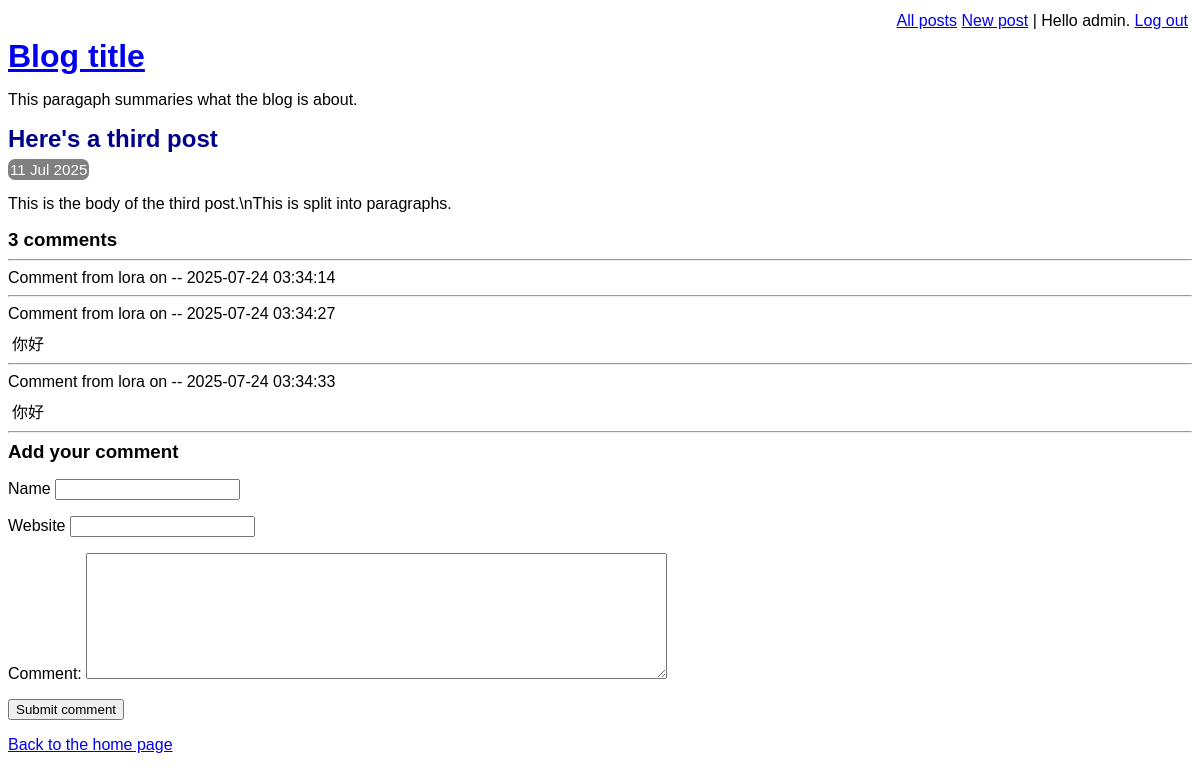
Page /view-post.php?post_id=3 (signed in) on the committed database.
### tables this page shows
CREATE TABLE post (
    id INTEGER PRIMARY KEY AUTOINCREMENT NOT NULL,
    title VARCHAR NOT NULL,
    body VARCHAR NOT NULL,
    user_id INTEGER NOT NULL,
    created_at VARCHAR NOT NULL,
    updated_at VARCHAR,
    FOREIGN KEY (user_id) REFERENCES user(id)
);

CREATE TABLE comment (
    id INTEGER PRIMARY KEY AUTOINCREMENT NOT NULL,
    post_id INTEGER NOT NULL,
    created_at VARCHAR NOT NULL,
    name VARCHAR NOT NULL,
    website VARCHAR,
    text VARCHAR NOT NULL,
    FOREIGN KEY (post_id) REFERENCES post(id)
);

### lib/view-post.php (called while the page is built, shortened)
<?php
function  getPostRow(PDO $pdo,$postid){
    $stmt =$pdo->prepare(
        '
        SELECT
        title,created_at,body
        FROM post
        WHERE id=:id
        '
    );
    $result =$stmt->execute(array('id'=>$postid),);
    $row = $stmt->fetch(PDO::FETCH_ASSOC);
    return $row;
}
?>

### view-post.php (the view, shortened to what this page needs)
<?php
require_once 'lib/common.php';
require_once 'lib/view-post.php';
if (isset($_GET['post_id'])) {
    $post_id = $_GET['post_id'];
} else {
    $post_id = 0;
}
$pdo=getPDO();
$row=getPostRow($pdo, $post_id);
?>
<!DOCTYPE html>
<html lang="en">
<head>
<?php require 'templates/head.php'?>
</head>
<body>
<?php require "templates/title.php"  ?>
<div class="post">
<h2>
    <?php echo htmlEscape($row['title']) ?>
</h2>
<div class="date">
    <?php echo convertSqlDate($row['created_at'])?>
    </div>
    <p>
        <?php echo convertNewLinesToParagraphs($row['body']) ?>
    </p>
    </div>
    <div class="comment-list">
        <h3><?php echo countCommentsForPost($pdo, $post_id) ?> comments</h3>
        <?php foreach (getCommentsForPost($pdo, $post_id) as $comment):    ?>
         <hr/>
         <div class="comment">
            <div class="comment-meta">
                Comment from
                <?php echo htmlEscape($comment['name']) ?>
                on --
                <?php echo convertSqlDate($comment['created_at'])?>
            </div>
        <div class="comment-body">
          <?php echo htmlEscape($comment['text']) ?>
        </div>
       <?php endforeach; ?>
    </div>
       <?php require 'templates/comment-form.php';?>
<p>
    <a href="index.php">
    Back to the home page
    </a>
</p>
</body>
</html>

### lib/common.php (shortened to what this page needs)
<?php
function htmlEscape($html)
{
    return htmlspecialchars($html, ENT_HTML5, 'UTF-8');
}
function convertSqlDate($sqlDate)
{
    $date = DateTime::createFromFormat('!Y-m-d', $sqlDate);
    if ($date === false) {
        return $sqlDate;
    }
    return $date->format('d M Y');
}
function countCommentsForPost(PDO $pdo,$postId){
    $sql="
    SELECT
    COUNT(*) c
    FROM  comment
    WHERE post_id=:post_id
    ";
    $stmt=$pdo->prepare($sql);
    $stmt->execute(array('post_id'=>$postId));
    return (int) $stmt->fetchColumn();
}
function getCommentsForPost(PDO $pdo,$postId){
    $sql = "
    SELECT
    id, name, text, created_at, website
    FROM comment
    WHERE post_id = :post_id
    ";
    $stmt = $pdo->prepare($sql);
    $result = $stmt->execute(array('post_id' => $postId,));
    return $stmt->fetchAll(PDO::FETCH_ASSOC);
}
function convertNewLinesToParagraphs($text){
    $escaped=htmlEscape($text);
    return '<p>'.str_replace("\n","<p></p>",$escaped).'</p>';
}
?>

### assets/main.css (style rules this page uses)
h1,h2,h3 { margin-top: 0; margin-bottom: 8px; }
body { font-family: sans-serif; }
.post-synopsis h2, .post h2 { color: darkblue; }
.post .date, .post-synopsis .meta { color:white; background-color: grey; border-radius: 7px; padding:2px; display:inline; font-size:0.95em; }
.comment-body { margin:8px 4px; }
.comment-list { border-bottom:1px dottted silver; margin-bottom: 12px; }

### rows in the picture
post: title "Here's a third post", created_at "11 Jul 2025", body "This is the body of the third post.\\nThis is split into paragraphs."
comment: name "lora", created_at "2025-07-24 03:34:14"
comment: name "lora", created_at "2025-07-24 03:34:27", text "你好"
comment: name "lora", created_at "2025-07-24 03:34:33", text "你好"

### other values in the picture
htmlEscape(getAuthUser()) "admin"
htmlEscape('This paragaph summaries what the blog is about.') "This paragaph summaries what the blog is about."
countCommentsForPost($pdo, $post_id) "3"
